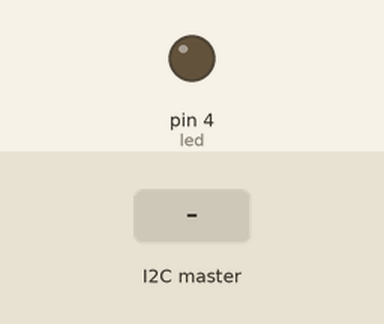
This sketch was run on a simulated Arduino Uno, built with avr-gcc and run on an emulated ATmega328P. Shown: output pins drawn as LEDs (lit = HIGH). The test bench sets the inputs (shaded band).

Above: at 1.2 s.
1.3 s: the I2C master sends the byte 1
At 1.8 s:
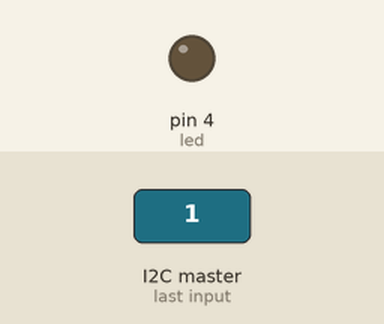
2.9 s: the I2C master sends the byte 2
At 4.2 s:
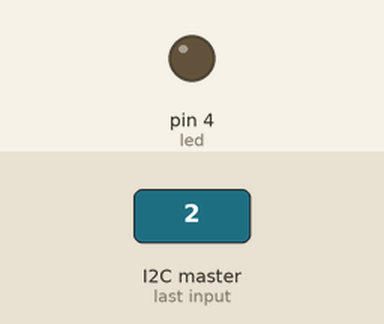
Timing chart, 0 to 5.9 s (numbered marks = the images above; inputs shaded):
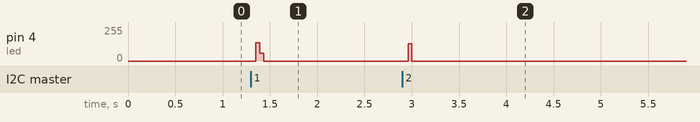

The sketch:

uno.ino
```cpp
// clave code
#include<Wire.h>

//visual output pin
int led = 4;
int id = 2;

void flash(int period, int pin)
{
	digitalWrite(pin, HIGH);
	delay(period/2);
	digitalWrite(pin, LOW);
	delay(period/2);
}

void setup()
{
	Wire.begin(id);
	Wire.onReceive(in);
	pinMode(led, OUTPUT);
}

void loop()
{
	delay(1000);
}

void in(int byteIn)
{
	int x = 0;
	while(Wire.available() > 0)
	{
		x = Wire.read();
	}
	int length;
	switch(x)
	{
	case 1: length = 1000;
		break;
	case 2: length = 2000;
		break;
	case 3: length = 3000;
		break;
	default:length = 0;
		break;
	}
	if(length > 0)
	{
		for(int i = 0; i < (12000 / length); i++)
		{
			flash(length, led);
		}
	}
	else
		delay(12000);
}
```

Measured:
- after the input at 1.3 s, pin 4 (led): 0/255 → 137/255 after 0.05 s, → 59/255 0.04 s later, → 0/255 0.04 s later
- after the input at 2.9 s, pin 4 (led): 0/255 → 130/255 after 0.06 s, → 0/255 0.04 s later
